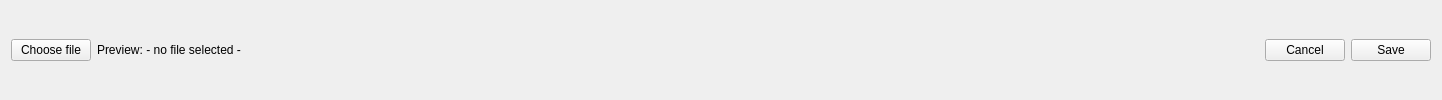
    <widget class="QFrame" name="input_file_frame">
     <property name="frameShape">
      <enum>QFrame::Shape::NoFrame</enum>
     </property>
     <property name="frameShadow">
      <enum>QFrame::Shadow::Plain</enum>
     </property>
     <layout class="QGridLayout" name="gridLayout_5">
      <item row="0" column="1">
       <widget class="QLabel" name="input_file_label">
        <property name="sizePolicy">
         <sizepolicy hsizetype="Preferred" vsizetype="Maximum">
          <horstretch>0</horstretch>
          <verstretch>0</verstretch>
         </sizepolicy>
        </property>
        <property name="text">
         <string>Preview: - no file selected -</string>
        </property>
       </widget>
      </item>
      <item row="0" column="0">
       <widget class="QPushButton" name="choose_file_button">
        <property name="text">
         <string>Choose file</string>
        </property>
       </widget>
      </item>
      <item row="0" column="3">
       <widget class="QPushButton" name="cancel_editing_button">
        <property name="text">
         <string>Cancel</string>
        </property>
       </widget>
      </item>
      <item row="0" column="2">
       <spacer name="horizontalSpacer_2">
        <property name="orientation">
         <enum>Qt::Orientation::Horizontal</enum>
        </property>
        <property name="sizeHint" stdset="0">
         <size>
          <width>1018</width>
          <height>20</height>
         </size>
        </property>
       </spacer>
      </item>
      <item row="0" column="4">
       <widget class="QPushButton" name="save_parser_button">
        <property name="text">
         <string>Save</string>
        </property>
       </widget>
      </item>
     </layout>
    </widget>
